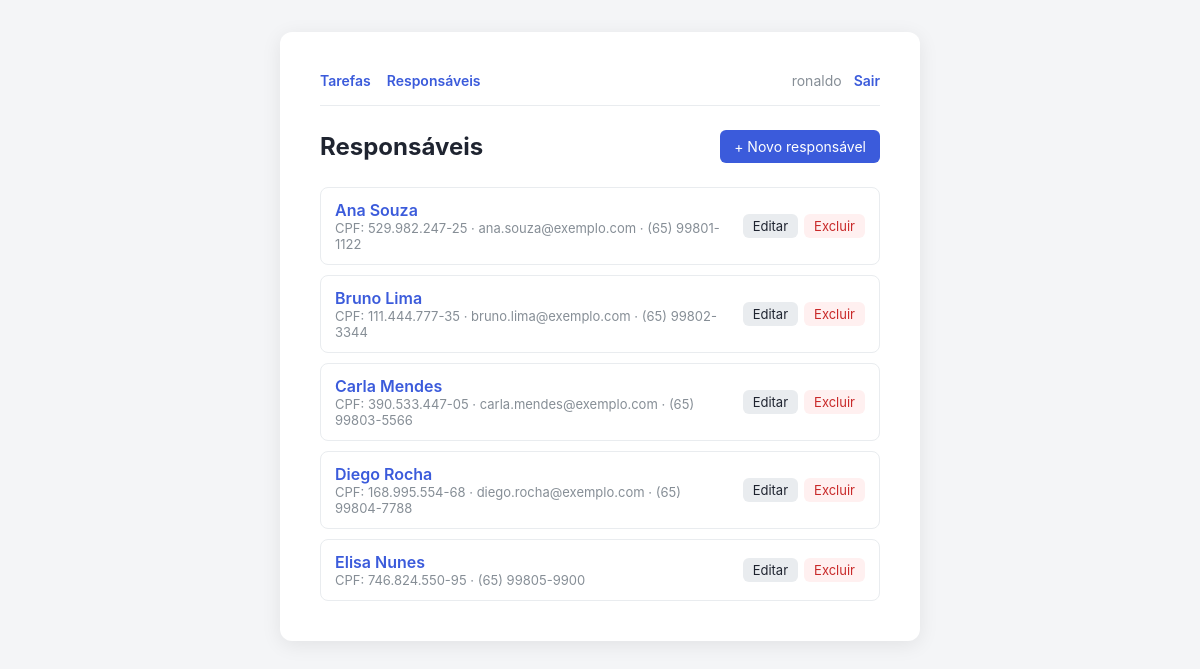
/responsaveis/ (signed in), run on the app's committed database.
### Suap2APP/models.py (models this page shows, shortened)
class Responsavel(models.Model):
    nome = models.CharField(max_length=150)
    cpf = models.CharField(max_length=14, unique=True)
    email = models.EmailField(blank=True)
    telefone = models.CharField(max_length=20, blank=True)
    class Meta:
        verbose_name = 'Responsável'
        verbose_name_plural = 'Responsáveis'
        ordering = ['nome']

### Suap2APP/views.py (the view)
# urls.py: path('responsaveis/', views.ResponsavelListView.as_view(), name='responsavel_list'),
class ResponsavelListView(LoginRequiredMixin, ListView):
    model = Responsavel
    context_object_name = 'responsaveis'

### Suap2APP/templates/Suap2APP/responsavel_list.html (shortened to what this page needs)
{% extends 'Suap2APP/base.html' %}
{% block content %}
    <div class="cabecalho">
        <h1>Responsáveis</h1>
        <a class="btn btn-primary" href="{% url 'responsavel_create' %}">+ Novo responsável</a>
    </div>
    {% if responsaveis %}
        <div class="lista">
            {% for responsavel in responsaveis %}
                <div class="item">
                    <div class="item-info">
                        <div class="item-titulo"><a href="{% url 'responsavel_detail' responsavel.pk %}">{{ responsavel.nome }}</a></div>
                        <div class="item-detalhe">
                            CPF: {{ responsavel.cpf }}
                            {% if responsavel.email %} · {{ responsavel.email }}{% endif %}
                            {% if responsavel.telefone %} · {{ responsavel.telefone }}{% endif %}
                        </div>
                    </div>
                    <div class="acoes">
                        <a class="btn btn-secondary btn-small" href="{% url 'responsavel_update' responsavel.pk %}">Editar</a>
                        <a class="btn btn-danger btn-small" href="{% url 'responsavel_delete' responsavel.pk %}">Excluir</a>
                    </div>
                </div>
            {% endfor %}
        </div>
    {% else %}
        <p class="vazio">Nenhum responsável cadastrado ainda.</p>
    {% endif %}
{% endblock %}

### Suap2APP/templates/Suap2APP/base.html (shortened to what this page needs)
{% load static %}<!DOCTYPE html>
<html lang="pt-br">
<head>
    <link rel="stylesheet" href="{% static 'Suap2APP/style.css' %}">
</head>
<body>
    <div class="card">
        {% if user.is_authenticated %}
            <nav>
                <a href="{% url 'tarefa_list' %}">Tarefas</a>
                <a href="{% url 'responsavel_list' %}">Responsáveis</a>
                <div class="nav-usuario">
                    <span>{{ user.get_username }}</span>
                    <form method="post" action="{% url 'logout' %}">
                        <button type="submit" class="btn btn-link">Sair</button>
                    </form>
                </div>
            </nav>
        {% endif %}
        {% block content %}{% endblock %}
    </div>
</body>
</html>

### Suap2APP/static/Suap2APP/style.css (style rules this page uses)
* { box-sizing: border-box; }
body { margin: 0; min-height: 100vh; padding: 32px 16px; display: flex; justify-content: center; background: #f4f5f7; font-family: -apple-system, BlinkMacSystemFont, "Segoe UI", Roboto, sans-serif; color: #1f2430; }
.card { background: #ffffff; padding: 40px; border-radius: 12px; box-shadow: 0 4px 20px rgba(0, 0, 0, 0.08); width: 100%; max-width: 640px; align-self: flex-start; }
h1 { margin: 0 0 24px; font-size: 24px; }
a { color: #3b5bdb; text-decoration: none; }
form { margin: 0; }
.btn { display: inline-block; border: none; border-radius: 6px; padding: 8px 14px; font-size: 14px; font-family: inherit; cursor: pointer; text-decoration: none; }
.btn-primary { background: #3b5bdb; color: #fff; }
.btn-secondary { background: #e9ecef; color: #1f2430; }
.btn-danger { background: #fff0f0; color: #c92a2a; }
.btn-small { padding: 4px 10px; font-size: 13px; }
.btn-link { background: none; padding: 0; color: #3b5bdb; font-weight: 600; }
nav { display: flex; align-items: center; gap: 16px; margin-bottom: 24px; padding-bottom: 16px; border-bottom: 1px solid #e9ecef; font-size: 14px; font-weight: 600; }
.nav-usuario { margin-left: auto; display: flex; align-items: center; gap: 12px; color: #868e96; font-weight: 400; }
.cabecalho { display: flex; justify-content: space-between; align-items: center; gap: 12px; margin-bottom: 24px; }
.cabecalho h1 { margin: 0; }
.lista { display: flex; flex-direction: column; gap: 10px; }
.item { display: flex; align-items: center; justify-content: space-between; gap: 12px; padding: 12px 14px; border: 1px solid #e9ecef; border-radius: 8px; }
.item-info { min-width: 0; }
.item-titulo { font-weight: 600; overflow-wrap: anywhere; }
.item-detalhe, .vazio { font-size: 13px; color: #868e96; }
.acoes { display: flex; gap: 6px; flex-shrink: 0; }

### data on the page
Responsavel: nome "Ana Souza", cpf "529.982.247-25", email "ana.souza@exemplo.com", telefone "(65) 99801-1122"
Responsavel: nome "Bruno Lima", cpf "111.444.777-35", email "bruno.lima@exemplo.com", telefone "(65) 99802-3344"
Responsavel: nome "Carla Mendes", cpf "390.533.447-05", email "carla.mendes@exemplo.com", telefone "(65) 99803-5566"
Responsavel: nome "Diego Rocha", cpf "168.995.554-68", email "diego.rocha@exemplo.com", telefone "(65) 99804-7788"
Responsavel: nome "Elisa Nunes", cpf "746.824.550-95", telefone "(65) 99805-9900"

### other printed values
{{ user.get_username }} "ronaldo"
